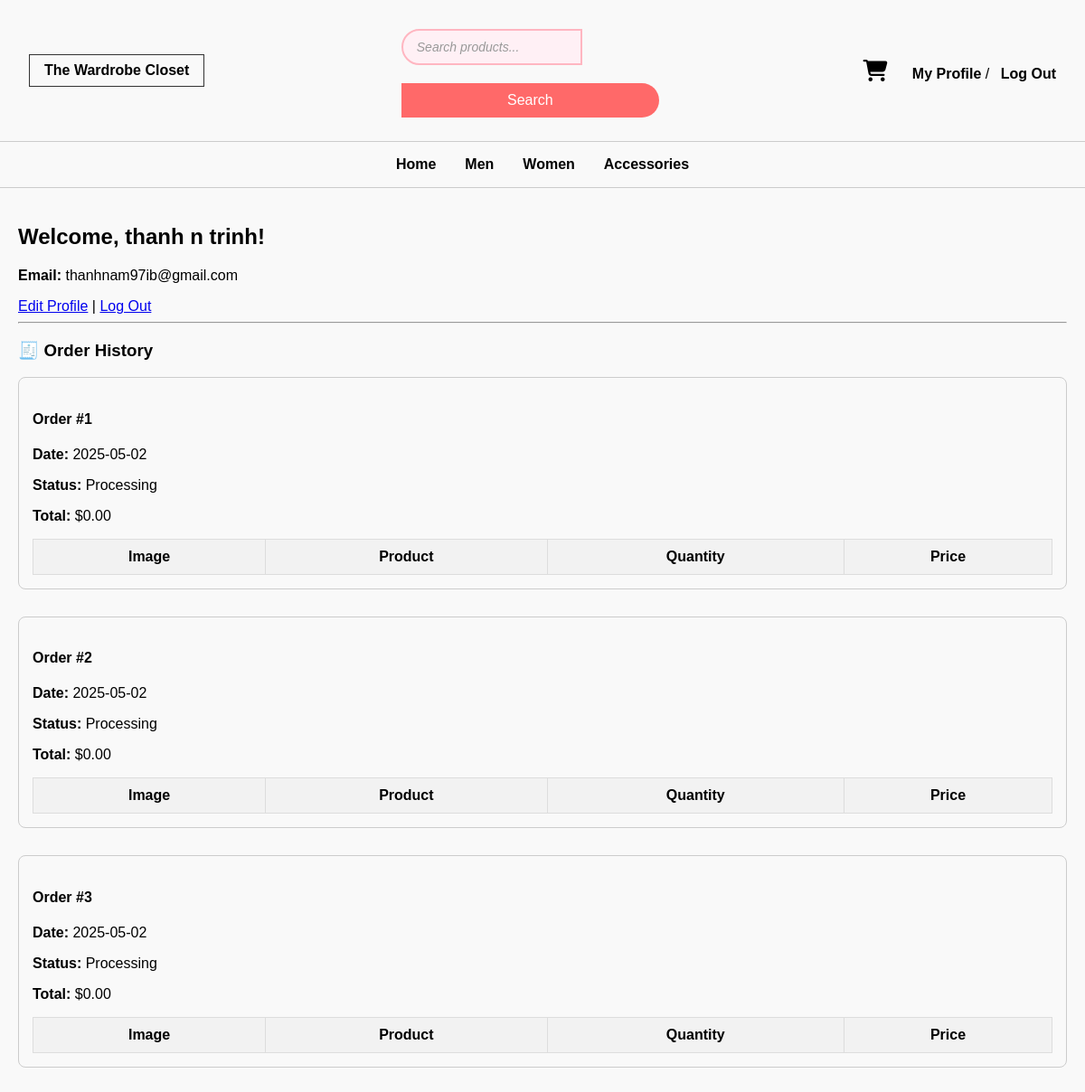
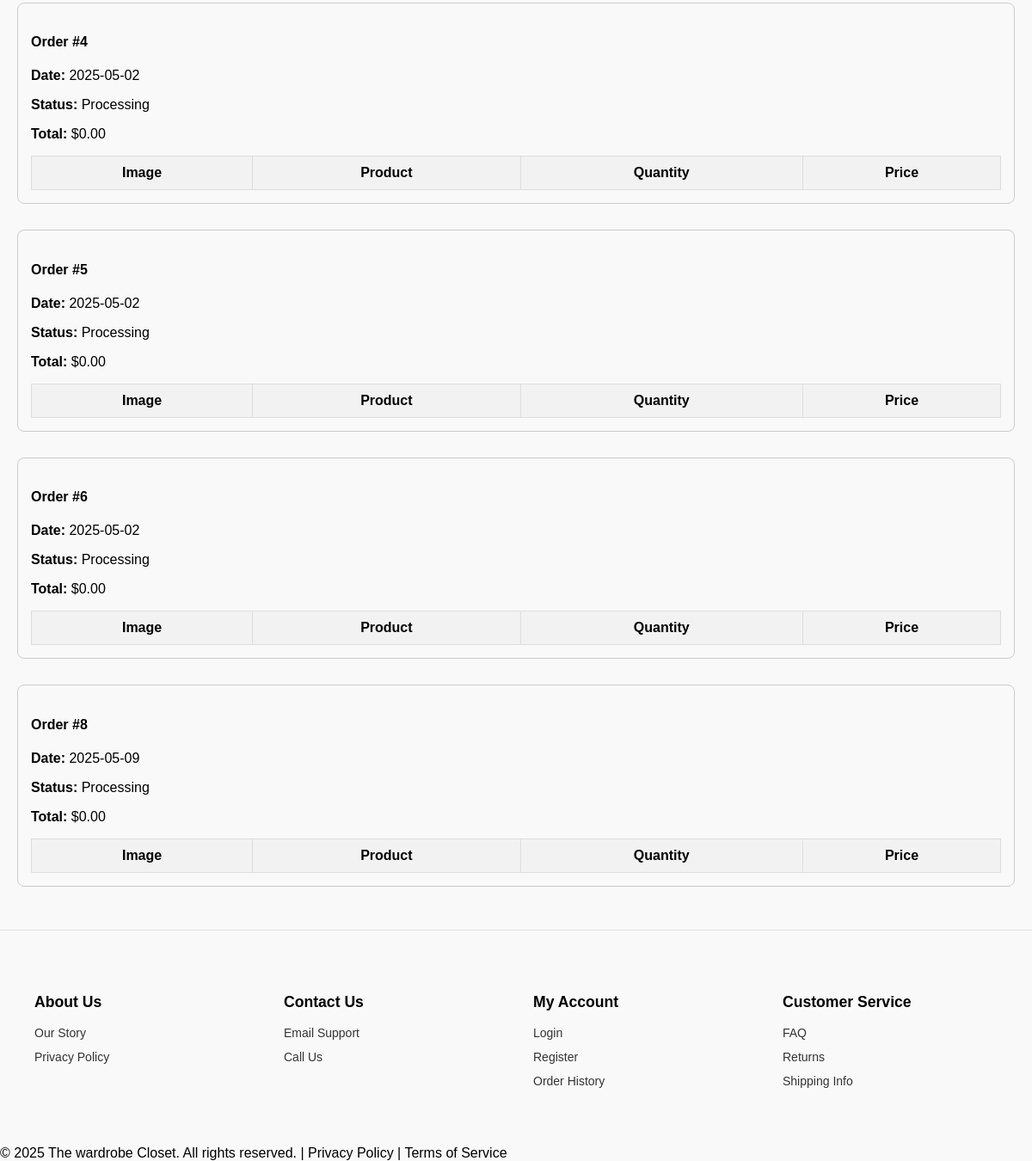
The app's page /profile (signed in), older data (2 pictures, top to bottom).
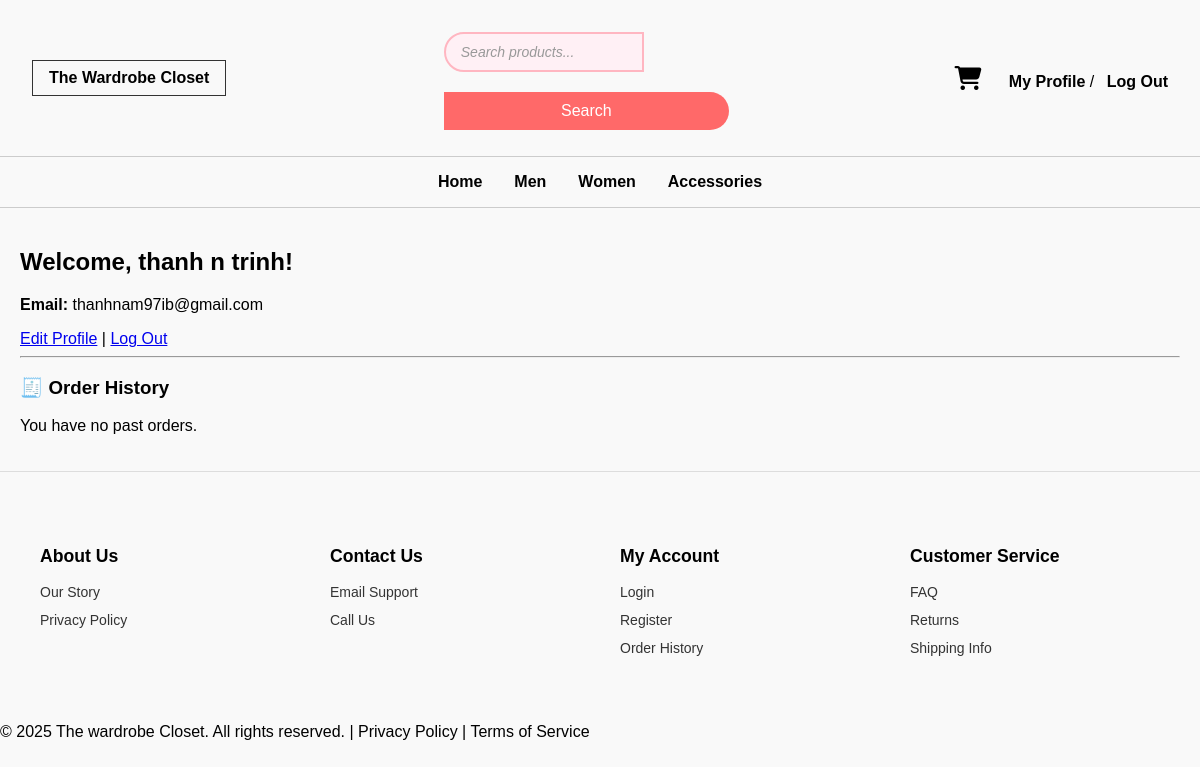
The same page, newer data.
### app/models.py (models this page shows)
class User(db.Model, UserMixin):
    id = db.Column(db.Integer, primary_key=True)
    email = db.Column(db.String(120), unique=True, nullable=False)
    password = db.Column(db.String(128), nullable=False)
    name = db.Column(db.String(100))
    is_admin = db.Column(db.Boolean, default=False)

class Order(db.Model):
    id = db.Column(db.Integer, primary_key=True)
    user_id = db.Column(db.Integer, db.ForeignKey('user.id'))
    created_at = db.Column(db.DateTime, default=datetime.utcnow)
    status = db.Column(db.String(50), default="Processing")
    total = db.Column(db.Float, default=0.0)
    user = db.relationship('User', backref='orders')
    date = db.Column(db.DateTime, default=datetime.utcnow)

### app/routes.py (the view)
@bp.route('/profile')
@login_required
def profile():
    user_orders = current_user.orders
    order_data = []
    for order in user_orders:
        items = OrderItem.query.filter_by(order_id=order.id).all()
        products = [{
            'name': item.product.name,
            'image_url': item.product.image_url,
            'quantity': item.quantity,
            'price': item.price
        } for item in items]
        order_data.append({
            'id': order.id,
            'date': order.date,
            'total': order.total,
            'status': order.status,
            'products': products
        })
    return render_template('profile.html', user=current_user, orders=order_data)

### app/__init__.py (called while the page is built)
def create_app():
    app = Flask(__name__)
    app.config.from_object('config.Config')
    app.config['SECRET_KEY'] = 'your-secret-key'
    db.init_app(app)
    login_manager.init_app(app)
    migrate.init_app(app, db)
    from .models import User
    @login_manager.user_loader
    def load_user(user_id):
        return User.query.get(int(user_id))
    from . import routes
    app.register_blueprint(routes.bp)
    @app.context_processor
    def inject_cart_count():
        from flask_login import current_user
        if current_user.is_authenticated:
            count = CartItem.query.filter_by(user_id=current_user.id).count()
        else:
            count = 0
        return dict(cart_count=count)
    return app

### app/templates/profile.html (shortened to what this page needs)
{% extends "base.html" %}
{% block content %}
<div class="profile-container" style="padding: 20px;">
    <h2>Welcome, {{ user.name }}!</h2>
    <p><strong>Email:</strong> {{ user.email }}</p>
    <a href="{{ url_for('main.edit_profile') }}">Edit Profile</a> |
    <a href="{{ url_for('main.logout') }}">Log Out</a>
    <hr>
    <h3>🧾 Order History</h3>
    {% if orders %}
        {% for order in orders %}
        <div class="order-card" style="border: 1px solid #ccc; margin-bottom: 30px; padding: 15px; border-radius: 8px;">
            <h4>Order #{{ order.id }}</h4>
            <p><strong>Date:</strong> {{ order.date.strftime('%Y-%m-%d') }}</p>
            <p><strong>Status:</strong> {{ order.status }}</p>
            <p><strong>Total:</strong> ${{ '%.2f'|format(order.total) }}</p>
            <table style="width: 100%; border-collapse: collapse; margin-top: 15px;">
                <thead>
                    <tr style="background-color: #f2f2f2;">
                        <th style="padding: 10px; border: 1px solid #ddd;">Image</th>
                        <th style="padding: 10px; border: 1px solid #ddd;">Product</th>
                        <th style="padding: 10px; border: 1px solid #ddd;">Quantity</th>
                        <th style="padding: 10px; border: 1px solid #ddd;">Price</th>
                    </tr>
                </thead>
            </table>
        </div>
        {% endfor %}
    {% else %}
        <p>You have no past orders.</p>
    {% endif %}
</div>
{% endblock %}

### app/templates/base.html (shortened to what this page needs)
<!DOCTYPE html>
<html>
<head>
   <link rel="stylesheet" href="https://cdnjs.cloudflare.com/ajax/libs/font-awesome/6.4.0/css/all.min.css">
   <link rel="stylesheet" href="{{ url_for('static', filename='styles.css') }}">
</head>
<body>
  <header>
    <div class="logo">The Wardrobe Closet</div>
    <div class="search-box">
      <form action="{{ url_for('main.search') }}" method="get">
    <input type="text" name="q" placeholder="Search products...">
    <button type="submit">Search</button>
</form>
    </div>
    <div class="actions">
  <a href="{{ url_for('main.view_cart') }}" class="cart-icon">
    <i class="fa fa-shopping-cart" style="font-size: 24px;"></i>
  </a>
  {% if current_user.is_authenticated %}
    <a href="{{ url_for('main.profile') }}">My Profile</a> /
    <a href="{{ url_for('main.logout') }}">Log Out</a>
  {% else %}
    <a href="{{ url_for('main.login') }}">Log In</a> /
    <a href="{{ url_for('main.signup') }}">Sign Up</a>
  {% endif %}
</div>
  </header>
  <nav class="nav-links">
    <a href="{{ url_for('main.index') }}">Home</a>
    <a href="{{ url_for('main.men') }}">Men</a>
    <a href="{{ url_for('main.women') }}">Women</a>
    <a href="{{ url_for('main.accessories') }}">Accessories</a>
  </nav>
   <main>{% block content %}{% endblock %}</main>
 <footer class="footer-simple">
  <div class="footer-column">
    <h4>About Us</h4>
    <ul>
      <li><a href="{{ url_for('main.our_story') }}">Our Story</a></li>
      <li><a href="{{ url_for('main.privacy_policy') }}">Privacy Policy</a></li>
    </ul>
  </div>
  <div class="footer-column">
    <h4>Contact Us</h4>
    <ul>
      <li><a href="{{ url_for('main.email_support') }}">Email Support</a></li>
      <li><a href="{{ url_for('main.call_us') }}">Call Us</a></li>
    </ul>
  </div>
  <div class="footer-column">
    <h4>My Account</h4>
    <ul>
      <li><a href="{{ url_for('main.login') }}">Login</a></li>
      <li><a href="{{ url_for('main.signup') }}">Register</a></li>
      <li><a href="{{ url_for('main.order_history') }}">Order History</a></li>
    </ul>
  </div>
  <div class="footer-column">
    <h4>Customer Service</h4>
    <ul>
      <li><a href="{{ url_for('main.faq') }}">FAQ</a></li>
      <li><a href="{{ url_for('main.returns') }}">Returns</a></li>
      <li><a href="{{ url_for('main.shipping_info') }}">Shipping Info</a></li>
    </ul>
  </div>
</footer>
 <div class="bottom-line">
  &copy; 2025 The wardrobe Closet. All rights reserved. | Privacy Policy | Terms of Service
</div>
</body>
</html>

### app/static/styles.css (style rules this page uses)
* { box-sizing: border-box; }
body { margin: 0; font-family: Arial, sans-serif; background-color: #f9f9f9; }
header { display: flex; justify-content: space-between; align-items: center; padding: 1rem 2rem; background: #fff; border-bottom: 1px solid #ccc; }
.logo { font-weight: bold; border: 1px solid #333; padding: 0.5rem 1rem; }
.search-box input { padding: 0.5rem; width: 250px; border: 1px solid #333; }
.actions a { text-decoration: none; color: #000; margin-left: 0.5rem; font-weight: bold; }
.nav-links { display: flex; gap: 2rem; justify-content: center; padding: 1rem 0; background: #fff; border-bottom: 1px solid #ccc; }
.nav-links a { text-decoration: none; color: black; font-weight: bold; }
header, .nav-links { background: transparent; position: relative; z-index: 2; }
.footer-simple { display: flex; justify-content: space-between; flex-wrap: wrap; padding: 40px 20px; background-color: #f9f9f9; border-top: 1px solid #ddd; font-family: Arial, sans-serif; }
.footer-column { flex: 1 1 200px; margin: 10px 20px; }
.footer-column h4 { font-size: 1.1rem; margin-bottom: 15px; font-weight: bold; }
.footer-column ul { list-style: none; padding: 0; }
.footer-column ul li { margin-bottom: 10px; }
.footer-column a { text-decoration: none; color: #333; font-size: 14px; }
input[type="text"], input[type="email"], input[type="password"] { width: 100%; padding: 10px; margin-top: 6px; border-radius: 6px; border: 1px solid #ccc; box-sizing: border-box; }
button { margin-top: 20px; width: 100%; padding: 12px; background-color: #28a745; color: white; font-size: 16px; border: none; border-radius: 6px; cursor: pointer; }
.search-box { display: flex; align-items: center; justify-content: center; margin: 10px 0; }
.search-box input[type="text"] { padding: 10px 15px; border: 2px solid #ffb6c1; border-radius: 25px 0 0 25px; outline: none; font-size: 14px; width: 200px; transition: 0.3s ease; background-color: #fff0f5; }
.search-box input[type="text"]::placeholder { color: #999; font-style: italic; }
.search-box button { padding: 10px 15px; background-color:rgb(255, 105, 105); color: white; border: 2px solidrgb(255, 105, 105); border-radius: 0 25px 25px 0; cursor: pointer; transition: background-color 0.3s ease; }
.cart-icon { position: relative; display: inline-block; margin-right: 15px; }

Row changes from the older to the newer data that the page shows:
removed Order: id "1", date "2025-05-02", status "Processing", total "0.00"
removed Order: id "2", date "2025-05-02", status "Processing", total "0.00"
removed Order: id "3", date "2025-05-02", status "Processing", total "0.00"
removed Order: id "4", date "2025-05-02", status "Processing", total "0.00"
removed Order: id "5", date "2025-05-02", status "Processing", total "0.00"
removed Order: id "6", date "2025-05-02", status "Processing", total "0.00"
removed Order: id "8", date "2025-05-09", status "Processing", total "0.00"
Text that changed along with them:
text now shown: "You have no past orders."
